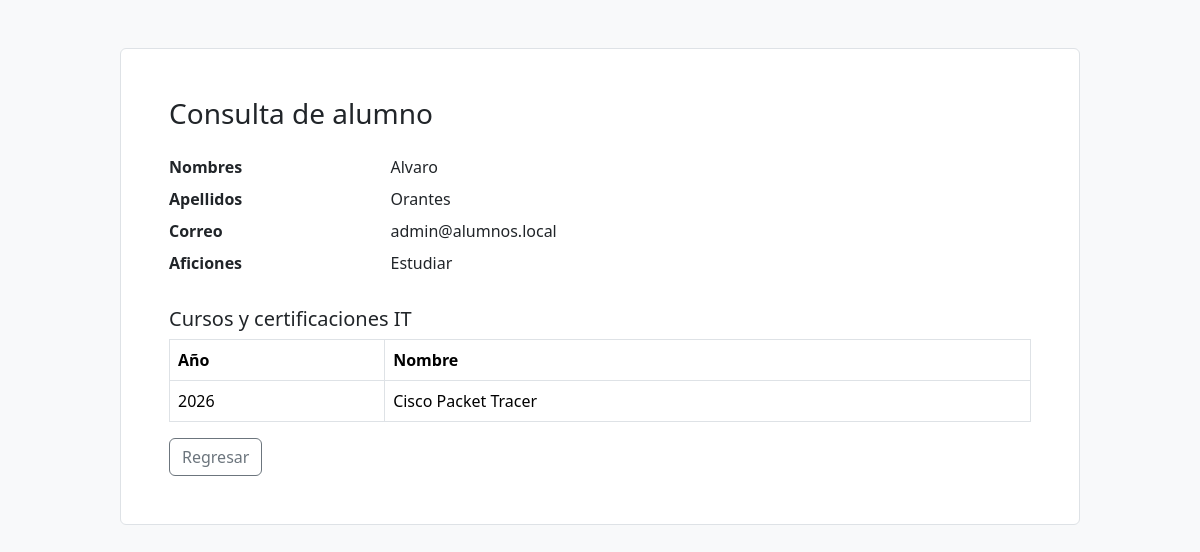
The page /ver.php?id_alumno=2 on the database its author committed.
### tables this page shows
CREATE TABLE `alumno` (
  `id_alumno` int NOT NULL AUTO_INCREMENT,
  `nombres` varchar(50) NOT NULL,
  `apellidos` varchar(50) NOT NULL,
  `correo` varchar(30) NOT NULL,
  `aficiones` varchar(100) NOT NULL,
  `id_usuario` int NOT NULL,
  PRIMARY KEY (`id_alumno`),
  KEY `fk_alumno_usuario` (`id_usuario`),
  CONSTRAINT `fk_alumno_usuario` FOREIGN KEY (`id_usuario`) REFERENCES `usuario` (`id_usuario`)
);

CREATE TABLE `alumno_cursos` (
  `id_alumno` int NOT NULL,
  `id_curso` int NOT NULL,
  `anio` smallint unsigned NOT NULL,
  PRIMARY KEY (`id_alumno`,`id_curso`,`anio`),
  KEY `fk_ac_curso` (`id_curso`),
  CONSTRAINT `fk_ac_alumno` FOREIGN KEY (`id_alumno`) REFERENCES `alumno` (`id_alumno`) ON DELETE CASCADE,
  CONSTRAINT `fk_ac_curso` FOREIGN KEY (`id_curso`) REFERENCES `cursos` (`id_curso`),
  CONSTRAINT `ck_anio` CHECK ((`anio` between 1900 and 2100))
);

CREATE TABLE `cursos` (
  `id_curso` int NOT NULL AUTO_INCREMENT,
  `nombre` varchar(50) NOT NULL,
  PRIMARY KEY (`id_curso`),
  UNIQUE KEY `nombre` (`nombre`)
);

### ver.php (the view, shortened to what this page needs)
<?php
require_once __DIR__ . '/app.php';
require_once __DIR__ . '/db.php';
$alumno = buscar_alumno($pdo);
$cursos = cursos_alumno($pdo, (int) $alumno['id_alumno']);
inicio('Consulta de alumno');
?>
<dl class="row">
<?php foreach (['nombres' => 'Nombres', 'apellidos' => 'Apellidos', 'correo' => 'Correo', 'aficiones' => 'Aficiones'] as $campo => $label): ?>
<dt class="col-sm-3"><?= e($label) ?></dt><dd class="col-sm-9"><?= nl2br(e($alumno[$campo])) ?></dd>
<?php endforeach; ?></dl>
<h2 class="h5 mt-4">Cursos y certificaciones IT</h2>
<table class="table table-bordered"><thead><tr><th>Año</th><th>Nombre</th></tr></thead><tbody>
<?php foreach ($cursos as $curso): ?><tr><td><?= e($curso['anio']) ?></td><td><?= e($curso['nombre']) ?></td></tr><?php endforeach; ?>
</tbody></table><a href="index.php" class="btn btn-outline-secondary">Regresar</a>
<?php fin(); ?>

### head.php (shortened to what this page needs)
<!doctype html>
<html lang="es">
<head>
<link rel="stylesheet" href="assets/bootstrap.min.css">
<link rel="stylesheet" href="assets/app.css">
</head>
<body class="bg-light">
<main class="container my-5 p-4 p-md-5 bg-white border rounded app-panel">

### app.php (shortened to what this page needs)
<?php
function e($value): string {
    return htmlspecialchars((string) $value, ENT_QUOTES | ENT_SUBSTITUTE, 'UTF-8');
}
function inicio(string $titulo): void {
    require __DIR__ . '/head.php';
    echo '<h1 class="h3 mb-4">' . e($titulo) . '</h1>';
}
function fin(): void { echo '</main></body></html>'; }
function buscar_alumno(PDO $pdo): array {
    $id = filter_var($_GET['id_alumno'] ?? '', FILTER_VALIDATE_INT, ['options' => ['min_range' => 1]]);
    $stmt = $pdo->prepare('SELECT * FROM alumno WHERE id_alumno = ?');
    $stmt->execute([$id ?: 0]);
    $alumno = $stmt->fetch();
    return $alumno;
}
function cursos_alumno(PDO $pdo, int $id): array {
    $stmt = $pdo->prepare('SELECT ac.anio, c.nombre FROM alumno_cursos ac JOIN cursos c ON c.id_curso = ac.id_curso WHERE ac.id_alumno = ? ORDER BY ac.anio, c.nombre');
    $stmt->execute([$id]);
    return $stmt->fetchAll();
}

### assets/app.css (style rules this page uses)
.app-panel { max-width: 960px; }
.table td { vertical-align: middle; }

### rows shown on the page
alumno: nombres "Alvaro", apellidos "Orantes", correo "admin@alumnos.local", aficiones "Estudiar"
alumno_cursos: anio "2026", id_curso.nombre "Cisco Packet Tracer"

### other values the page prints
$titulo "Consulta de alumno"
$label "Nombres"
$label "Apellidos"
$label "Correo"
$label "Aficiones"
